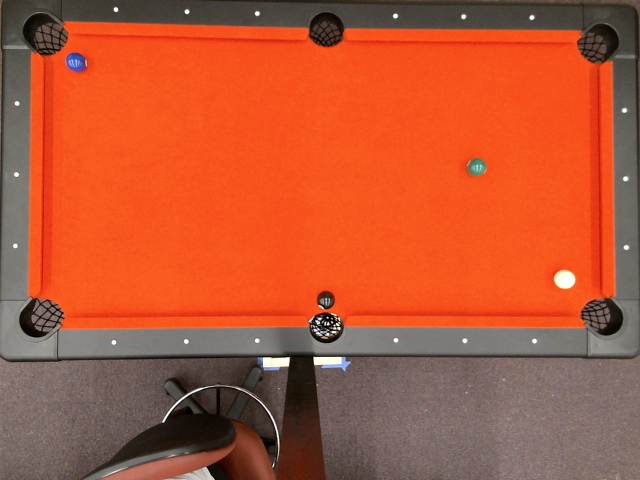
#> input picture src/test_images/input_23.png, 640 x 480 px
$ python -i HoughCircle.py   (imports and definitions only)
#> lines starting #> are read from the running program, lines starting #| are printed output that depends on the picture; after the words box and inside, x2 and y2 are one past the last pixel; in counts of white or black regions, pixels touching at a corner belong together
### src/Ball.py
from enum import Enum
import cv2 as cv

# Define the minimum and maximum coordinates for the billiard balls
X_MIN = 50
X_MAX = 1150
Y_MIN = 25
Y_MAX = 570
ERROR = 15

# Color thresholds
WHITE_BALL = 225
COLOR_BALL = 140

class BallColor(Enum):
    WHITE = 'white'
    BLACK = 'black'
    GREEN = 'green'
    BLUE = 'blue'

class Ball(object):

	def __init__(self, x, y, radius):
		self.x_hidden = x
		self.y_hidden = y
		self.x = x - X_MIN
		self.y = y - Y_MIN
		self.radius = radius
		self.blue = None
		self.green = None
		self.red = None
		self.color = None

	def CleanBGRVector(self, img):

		# Define a sampling interval
		intervals = [-10, -8, -6, -4, -2, 0, 2, 4, 6, 8, 10]
		samples = len(intervals) * len(intervals)

		# Initial BGR values for each ball
		blue = 0
		green = 0
		red = 0

		for i in range (len(intervals)):
			for j in range (len(intervals)):
				blue += img[self.y_hidden + intervals[j], self.x_hidden + intervals[i]][0]
				green += img[self.y_hidden + intervals[j], self.x_hidden + intervals[i]][1]
				red += img[self.y_hidden + intervals[j], self.x_hidden + intervals[i]][2]

		# Update each balls color
		self.blue = int(blue/samples)
		self.green = int(green/samples)
		self.red = int(red/samples)


	def SetColor(self):
		if self.blue >= WHITE_BALL and self.green >= WHITE_BALL and self.red >= WHITE_BALL:
			self.color = BallColor.WHITE
		elif self.blue <= COLOR_BALL and self.green <= COLOR_BALL and self.red <= COLOR_BALL:
			self.color = BallColor.BLACK
		elif self.blue > self.green:
			self.color = BallColor.BLUE
		else:
			self.color = BallColor.GREEN

### src/HoughCircle.py
import os
from typing import List
import cv2 as cv
import numpy as np
from .Ball import (Ball,
				   X_MAX,
				   Y_MAX,
				   X_MIN,
				   Y_MIN,
				   ERROR)

SHOW_IMAGES = False

def DetectCircles() -> List[Ball]:
	Ball_list = []

	dirname = os.path.dirname(__file__)

	path = os.path.join(dirname, 'test_images/input_23.png')
	#path = '/home/table_team/input.png'
	img = cv.imread(path, cv.IMREAD_COLOR)
#> img is the input picture: shape (480, 640, 3); mean B, G, R 54.3, 86.2, 182.9

	# Resize the image, needed for displaying the output image
	width = int(img.shape[1] * 2)
#> width = 1280
	height = int(img.shape[0] * 2)
#> height = 960
	dim = (width, height)
#> dim = (1280, 960)
	resize_img = cv.resize(img, dim, interpolation=cv.INTER_AREA)

	# Crop the image [y:x]
	resize_img = resize_img[60:680, 40:1240]
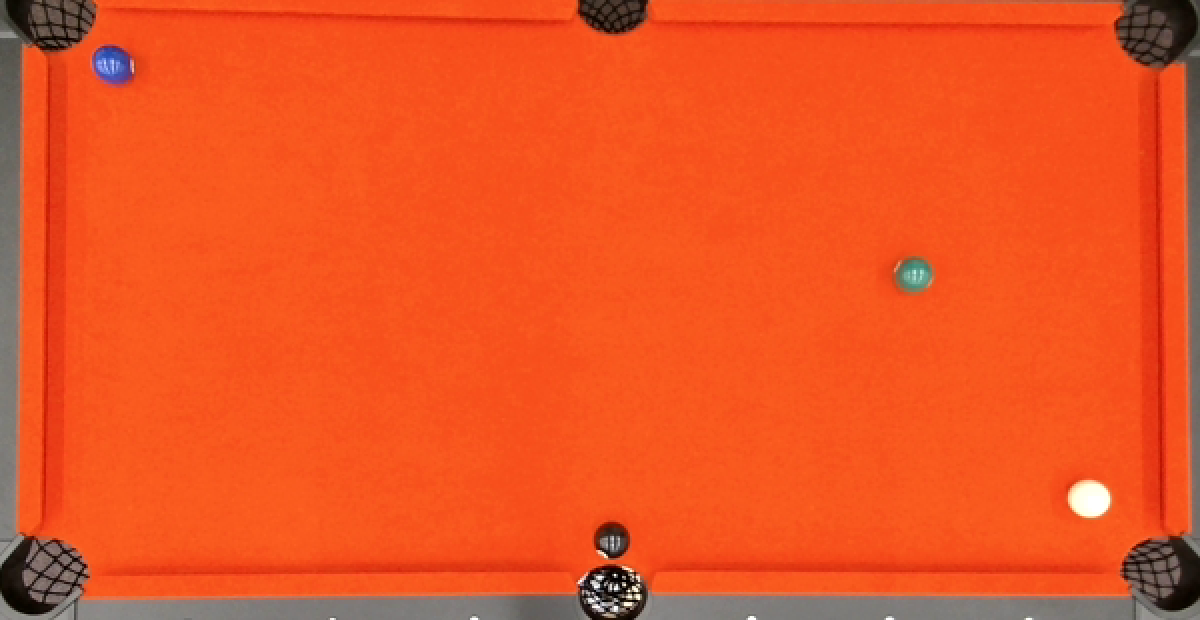
#> resize_img: shape (620, 1200, 3); mean B, G, R 35.2, 84, 233.5

	if SHOW_IMAGES:
		# Show the minimum and maximum location for balls (corners of table)
		cv.circle(resize_img, (X_MIN, Y_MIN), 5, (255,0,0,), 5)
		cv.circle(resize_img, (X_MAX,Y_MAX), 5, (255,0,0,), 5)
		cv.imshow('balls', resize_img)
		cv.waitKey(0)
		cv.destroyAllWindows()

	# Convert to grayscale for the Hough Circle Transform
	gray_img = cv.cvtColor(resize_img, cv.COLOR_BGR2GRAY)
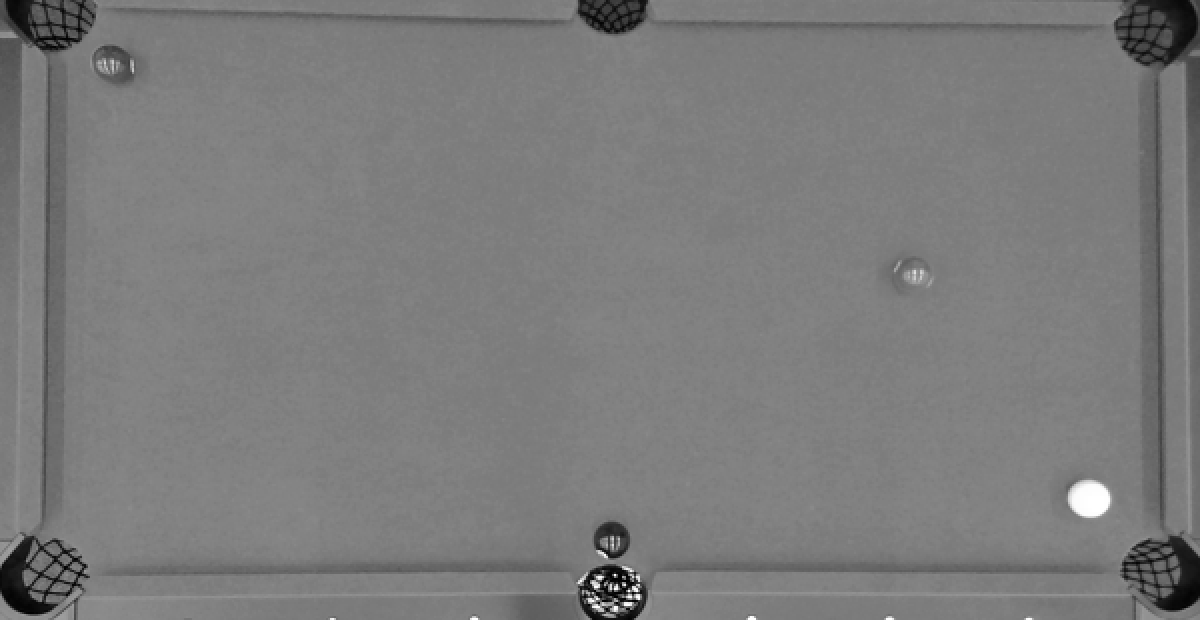
#> gray_img: shape (620, 1200); min 0, max 255, mean 123.1

	dp = 1
	min_distance = 40

	# Make the call to detect circles in image
	circles = cv.HoughCircles(gray_img, cv.HOUGH_GRADIENT, dp, min_distance, param1 = 30, param2 = 14, minRadius = 15, maxRadius = 25)
#> circles = [[611.5, 539.5, 18.2], [61.5, 577.5, 24.4], [109.5, 69.5, 24.4], [1153.5, 562.5, 24.4], [1137.5, 33.5, 21.1], [73.5, 25.5, 22.1], [1088.5, 500.5, 21.1], [622.5, 12.5, 18.8], [596.5, 598.5, 20], [914.5, 274.5, 17.7]]

	if circles is not None:
		circles = np.uint16(np.around(circles))
#> circles = [[612, 540, 18], [62, 578, 24], [110, 70, 24], [1154, 562, 24], [1138, 34, 21], [74, 26, 22], [1088, 500, 21], [622, 12, 19], [596, 598, 20], [914, 274, 18]]
		for i in circles[0,:]:

			# Extract information from contours
			x = i[0]
			y = i[1]
			center = (i[0], i[1])
			radius = i[2]

			# Skip over any noise in the corners
			if x < X_MIN + ERROR or x > X_MAX - ERROR or y < Y_MIN + ERROR or y > Y_MAX - ERROR:
				continue

			# Draw a circle around the ball
			cv.circle(resize_img, center, radius, (255,255,255), 3)

			# Determine the color of the ball
			temp_ball = Ball(x,y,radius)
			temp_ball.CleanBGRVector(resize_img)
			temp_ball.SetColor()
			Ball_list.append(temp_ball)

			if SHOW_IMAGES:
				cv.imshow('balls', resize_img)
				cv.waitKey(0)
#> this loop made 10 passes
#> (x, y, radius) on passes 1, 3, 7, 10: (612, 540, 18), (110, 70, 24), (1088, 500, 21), (914, 274, 18)
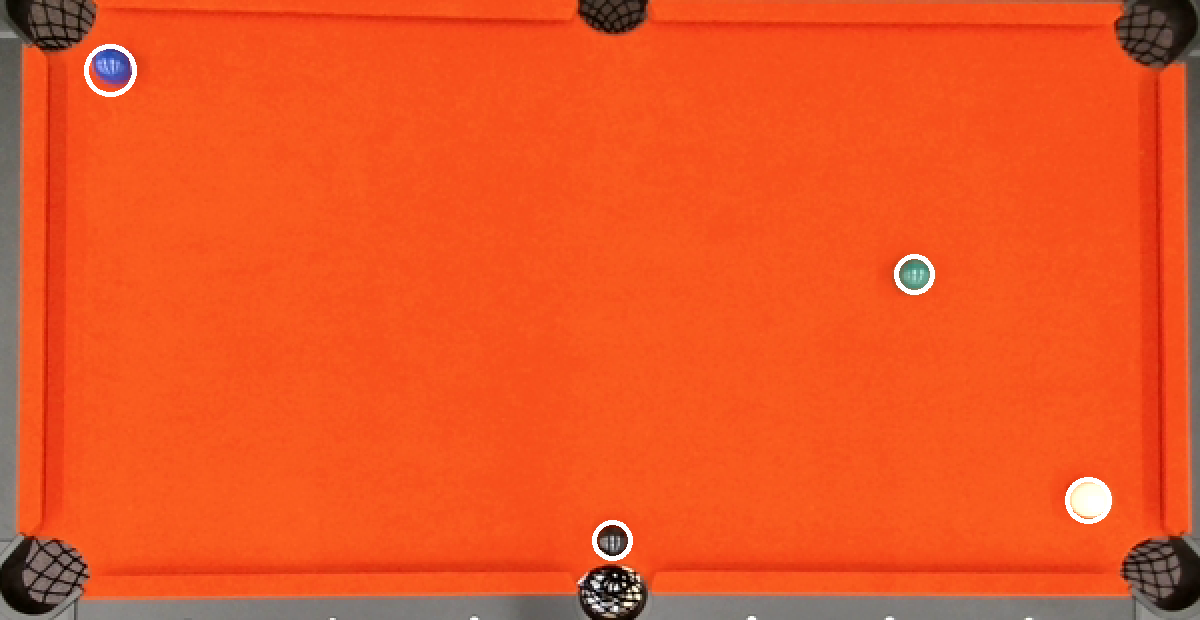
#> resize_img: shape (620, 1200, 3); 0.34% of pixels changed, all inside (x1, y1, x2, y2) = (84, 44, 1112, 561)
#> after the loop, Ball_list = 4 items

		cv.destroyAllWindows()
		return Ball_list

>>> result = DetectCircles()
#> result = 4 items

$ run again, with src/test_images/input_02.png copied over src/test_images/input_23.png
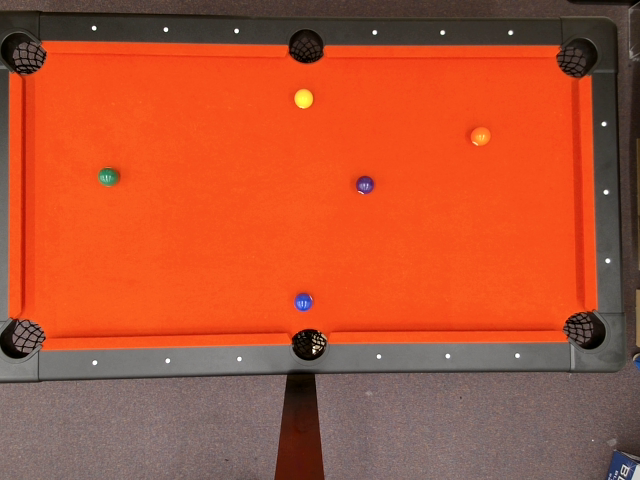
#> input picture src/test_images/input_02.png, 640 x 480 px
#> in DetectCircles, img is the input picture: shape (480, 640, 3); mean B, G, R 51.9, 82, 180.2
#> in DetectCircles, `gray_img = cv.cvtColor(resize_img, cv.COLOR_BGR2GRAY)`:
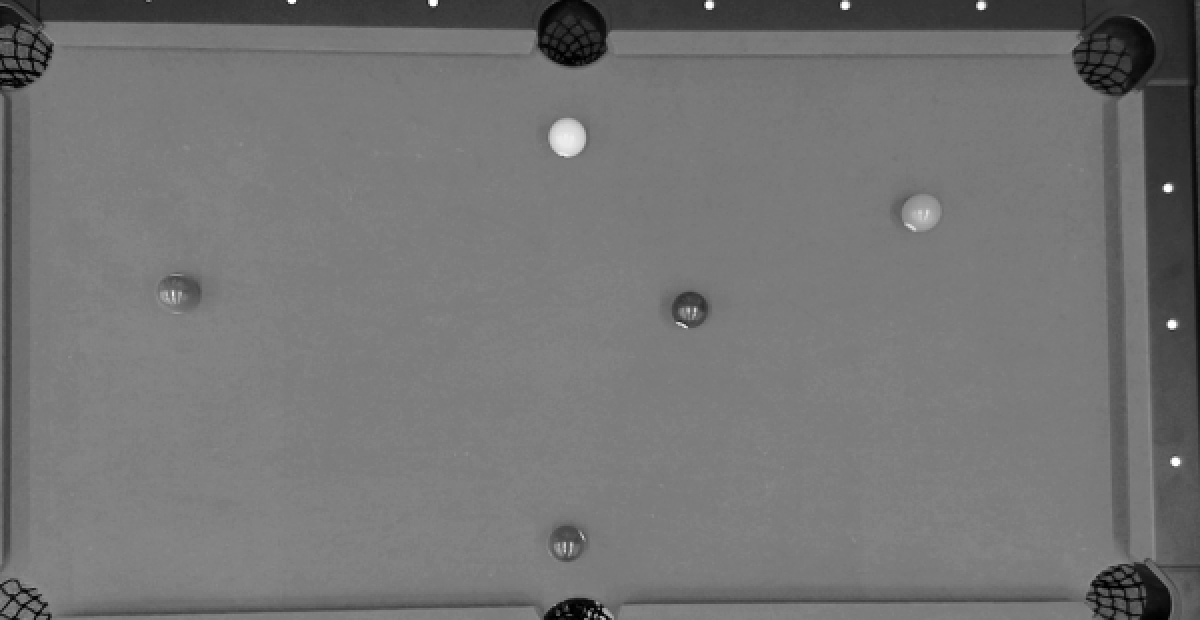
#> gray_img: shape (620, 1200); min 0, max 255, mean 115.9
#> in DetectCircles, `circles = cv.HoughCircles(gray_img, cv.HOUGH_GRADIENT, dp, min_distanc..`: circles = [[574.5, 40.5, 24.4], [567.5, 137.5, 18.5], [920.5, 210.5, 19.9], [689.5, 310.5, 18.6], [1111.5, 46.5, 24.4], [28.5, 50.5, 22.2], [1117.5, 590.5, 20], [175.5, 293.5, 19.9], [566.5, 542.5, 18.8], [29.5, 619.5, 22.2], [578.5, 619.5, 24.4]]
#> in DetectCircles, `circles = np.uint16(np.around(circles))`: circles = [[574, 40, 24], [568, 138, 18], [920, 210, 20], [690, 310, 19], [1112, 46, 24], [28, 50, 22], [1118, 590, 20], [176, 294, 20], [566, 542, 19], [30, 620, 22], [578, 620, 24]]
#> the loop in DetectCircles, `for i in circles[0,:]:` made 11 passes
#> (x, y, radius) on passes 1, 2, 3, 4, 5, 8, 9: (574, 40, 24), (568, 138, 18), (920, 210, 20), (690, 310, 19), (1112, 46, 24), (176, 294, 20), (566, 542, 19)
#> after the loop in DetectCircles, `for i in circles[0,:]:`:
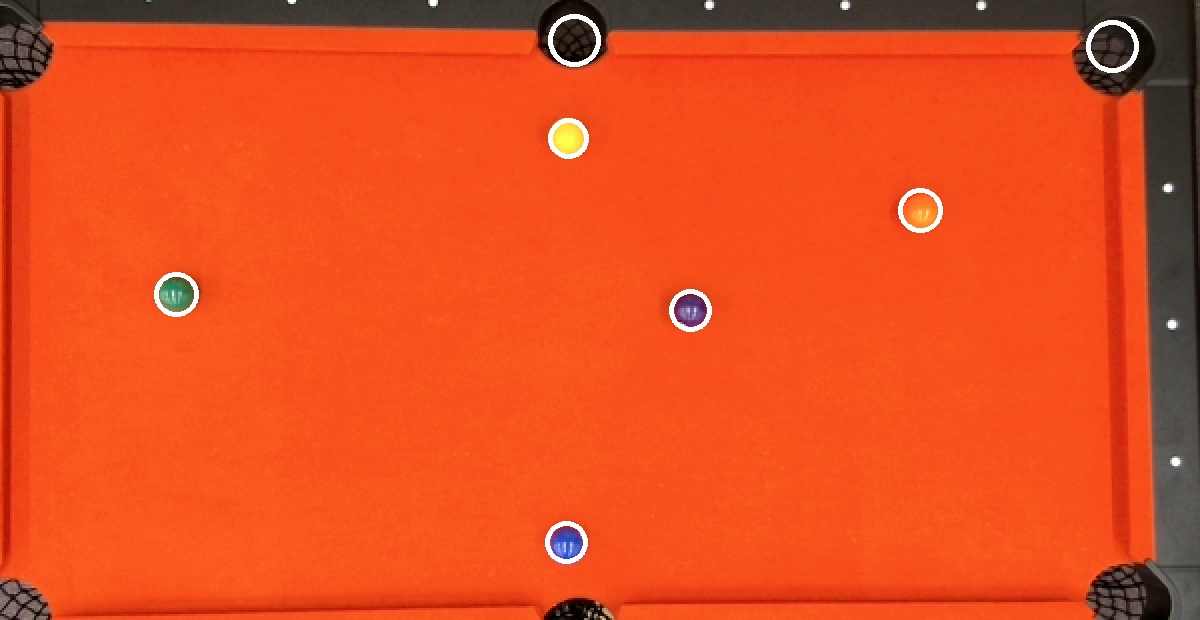
#> resize_img: shape (620, 1200, 3); mean B, G, R 31.9, 77.9, 225.6
#> after the loop in DetectCircles, `for i in circles[0,:]:`: Ball_list = 7 items
